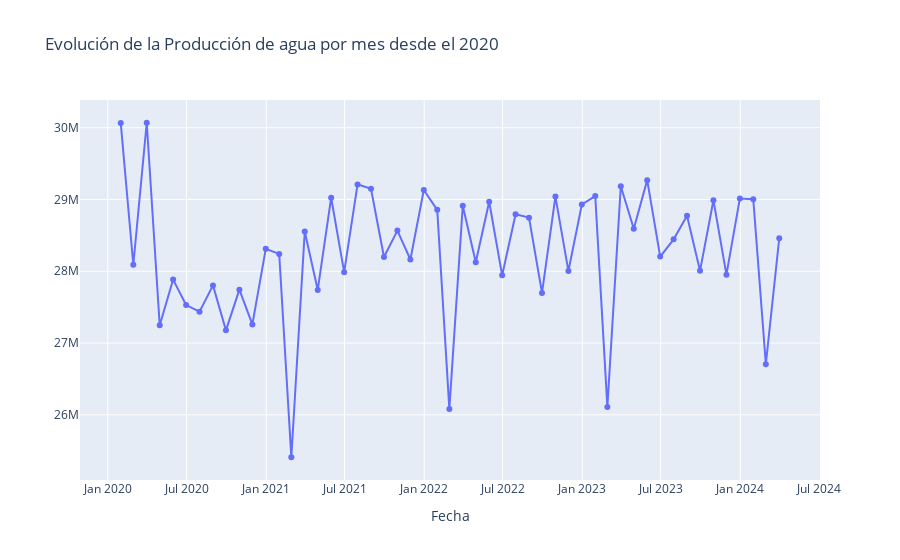

Write notebook code for a chart like this one.
### Code cell
fig = go.Figure()

fig.add_trace(go.Scatter(
    x=data_por_mes.index,
    y=data_por_mes['prod_agua'],
    mode='lines+markers',
    name='Producción Agua'
))

fig.update_layout(
    title='Evolución de la Producción de agua por mes desde el 2020',
    xaxis_title='Fecha',
)
fig.show()
